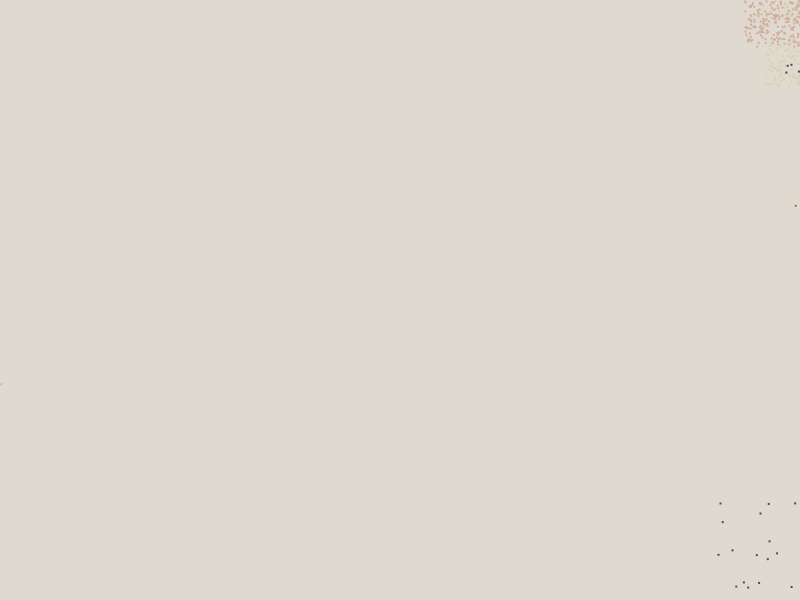
Frame 1 (no input)
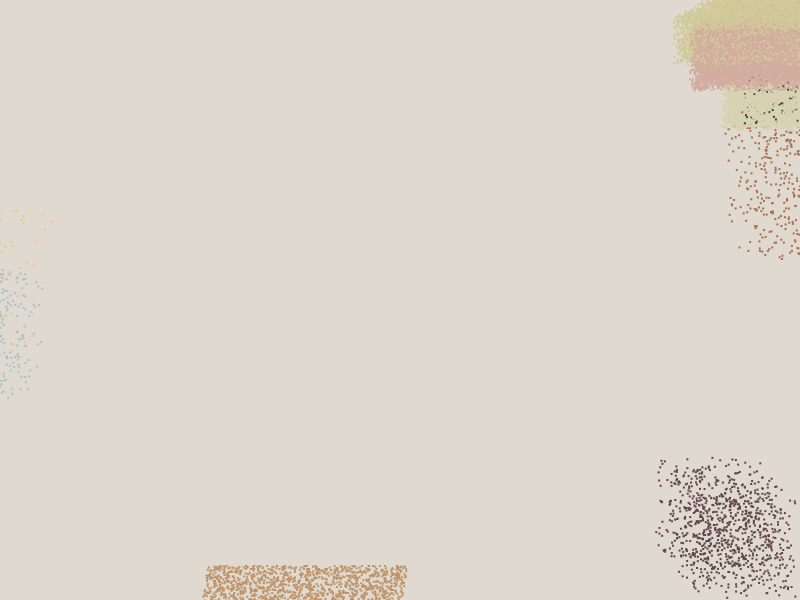
Frame 60 (the mouse pressed at the canvas centre just before this capture)
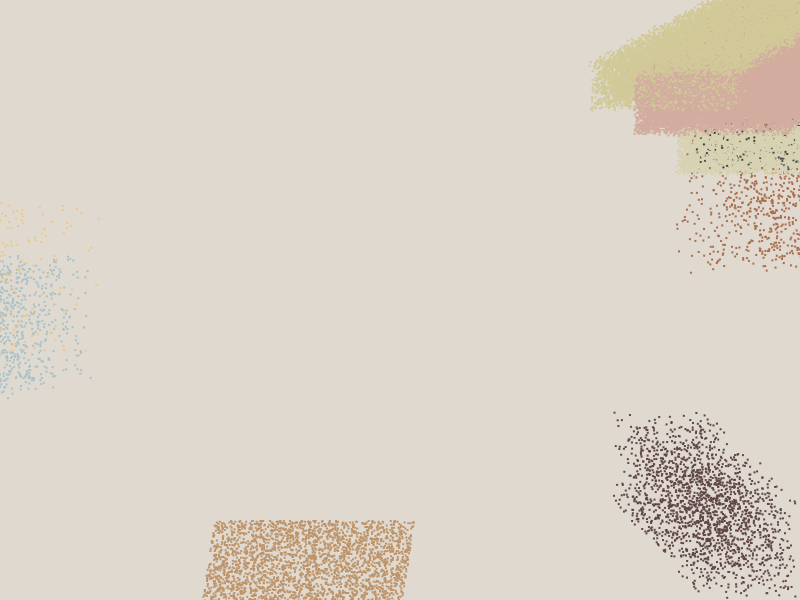
Frame 120 (the mouse held since frame 60 and released just before this capture)

The Processing sketch that drew these frames (run headless with seeded random() and noise(); from frame 60 on, the mouse is pressed at the canvas centre):

// Processing sketch: processing_44440
// ── processing_44440.pde

int numCountries = 10;
int numDecades = 18;

float xspeed;
float yspeed;

float xOrigin;
float yOrigin;


// 2D Array:
int[][] imByDec = new int[numCountries][numDecades];

// Extra arrays for you to keep track or display stuff on stage:
String[] country = new String[numCountries];
String[] decade = new String[numDecades];

//Migrating Objects
Person newPerson;



void setup() {
  size (800,600);
  background (224,217,207);
  newPerson = new Person();


  // Set up names:
  country[0] = "Germ";
  country[1] = "Ireland";
  country[2] = "Italy";
  country[3] = "Pol";
  country[4] = "UK";
  country[5] = "China";
  country[6] = "India";
  country[7] = "Japan";
  country[8] = "Mex";
  country[9] = "Africa";


  decade[0] = "1820s";
  decade[1] = "1830s";
  decade[2] = "1840s";
  decade[3] = "1850s";
  decade[4] = "1860s";
  decade[5] = "1870s";
  decade[6] = "1880s";
  decade[7] = "1890s";
  decade[8] = "1900s";
  decade[9] = "1910s";
  decade[10] = "1920s";
  decade[11] = "1930s";
  decade[12] = "1940s";
  decade[13] = "1950s";
  decade[14] = "1960s";
  decade[15] = "1970s";
  decade[16] = "1980s";
  decade[17] = "1990s";



  // GERMANY
  imByDec[0][0] = 6761;  // Germ 1820s
  imByDec[0][1] = 152454;  // Germ 1830s
  imByDec[0][2] = 434626;  // Germ 1840s
  imByDec[0][3] = 951667;  // Germ 1850s
  imByDec[0][4] = 787468;  // Germ 1860s
  imByDec[0][5] = 718182;  // Germ 1870s
  imByDec[0][6] = 1452970;  // Germ 1880s
  imByDec[0][7] = 505152;  // Germ 1890s
  imByDec[0][8] = 341498;  // Germ 1910s
  imByDec[0][9] = 143945;  // Germ 1910s
  imByDec[0][10] = 412212;  // Germ 1920s
  imByDec[0][11] = 114058;  // Germ 1930s
  imByDec[0][12] = 226578;  // Germ 1940s
  imByDec[0][13] = 477765;  // Germ 1950s
  imByDec[0][14] = 190796;  // Germ 1960s
  imByDec[0][15] = 74414;  // Germ 1970s
  imByDec[0][16] = 91961;  // Germ 1980s
  imByDec[0][17] = 92606;  // Germ 1990s

  // IRELAND
  imByDec[1][0] = 50724;  // Ireland 1820s
  imByDec[1][1] = 207381;  // Ireland 1830s
  imByDec[1][2] = 780719;  // Ireland 1840s
  imByDec[1][3] = 914119;  // Ireland 1850s
  imByDec[1][4] = 435778;  // Ireland 1860s
  imByDec[1][5] = 436871;  // Ireland 1870s
  imByDec[1][6] = 655482;  // Ireland 1880s
  imByDec[1][7] = 388416;  // Ireland 1890s
  imByDec[1][8] = 339065;  // Ireland 1900s
  imByDec[1][9] = 146181;  // Ireland 1910s
  imByDec[1][10] = 211234;  // Ireland 1920s
  imByDec[1][11] = 10973;  // Ireland 1930s
  imByDec[1][12] = 19789;  // Ireland 1940s
  imByDec[1][13] = 48362;  // Ireland 1950s
  imByDec[1][14] = 32966;  // Ireland 1960s
  imByDec[1][15] = 11490;  // Ireland 1970s
  imByDec[1][16] = 31969;  // Ireland 1980s
  imByDec[1][17] = 56950;  // Ireland 1990s

  // ITALY
  imByDec[2][0] = 409;  // Italy 1820s
  imByDec[2][1] = 2253;  // Italy 1830s
  imByDec[2][2] = 1870;  // Italy 1840s
  imByDec[2][3] = 9231;  // Italy 1850s
  imByDec[2][4] = 11725;  // Italy 1860s
  imByDec[2][5] = 55759;  // Italy 1870s
  imByDec[2][6] = 307309;  // Italy 1880s
  imByDec[2][7] = 651893;  // Italy 1890s
  imByDec[2][8] = 2045877;  // Italy 1900s
  imByDec[2][9] = 1109524;  // Italy 1910s
  imByDec[2][10] = 455315;  // Italy 1920s
  imByDec[2][11] = 68028;  // Italy 1930s
  imByDec[2][12] = 57661;  // Italy 1940s
  imByDec[2][13] = 185491;  // Italy 1950s
  imByDec[2][14] = 214111;  // Italy 1960s
  imByDec[2][15] = 129368;  // Italy 1970s
  imByDec[2][16] = 67254;  // Italy 1980s
  imByDec[2][17] = 62722;  // Italy 1990s

  // POLAND
  imByDec[3][0] = 16;  // Pol 1820s
  imByDec[3][1] = 369;  // Pol 1830s
  imByDec[3][2] = 105;  // Pol 1840s
  imByDec[3][3] = 1164;  // Pol 1850s
  imByDec[3][4] = 2027;  // Pol 1860s
  imByDec[3][5] = 12970;  // Pol 1870s
  imByDec[3][6] = 51806;  // Pol 1880s
  imByDec[3][7] = 96720;  // Pol 1890s
  //imByDec[3][8] = 0;  // Pol 1900s
  imByDec[3][9] = 4813;  // Pol 1910s
  imByDec[3][10] = 227734;  // Pol 1920s
  imByDec[3][11] = 17026;  // Pol 1930s
  imByDec[3][12] = 7571;  // Pol 1940s
  imByDec[3][13] = 9985;  // Pol 1950s
  imByDec[3][14] = 53539;  // Pol 1960s
  imByDec[3][15] = 37234;  // Pol 1970s
  imByDec[3][16] = 83252;  // Pol 1980s
  imByDec[3][17] = 163747;  // Pol 1990s

  // UK
  imByDec[4][0] = 25079;  // UK 1820s
  imByDec[4][1] = 75810;  // UK 1830s
  imByDec[4][2] = 267044;  // UK 1840s
  imByDec[4][3] = 423974;  // UK 1850s
  imByDec[4][4] = 606896;  // UK 1860s
  imByDec[4][5] = 548043;  // UK 1870s
  imByDec[4][6] = 807357;  // UK 1880s
  imByDec[4][7] = 271538;  // UK 1890s
  imByDec[4][8] = 525950;  // UK 1900s
  imByDec[4][9] = 341408;  // UK 1910s
  imByDec[4][10] = 339570;  // UK 1920s
  imByDec[4][11] = 31572;  // UK 1930s
  imByDec[4][12] = 139306;  // UK 1940s
  imByDec[4][13] = 202824;  // UK 1950s
  imByDec[4][14] = 213822;  // UK 1960s
  imByDec[4][15] = 137374;  // UK 1970s
  imByDec[4][16] = 159173;  // UK 1980s
  imByDec[4][17] = 151866;  // UK 1990s

  // CHINA
  imByDec[5][0] = 2;  // China 1820s
  imByDec[5][1] = 8;  // China 1830s
  imByDec[5][2] = 35;  // China 1840s
  imByDec[5][3] = 41397;  // China 1850s
  imByDec[5][4] = 64301;  // China 1860s
  imByDec[5][5] = 123201;  // China 1870s
  imByDec[5][6] = 61711;  // China 1880s
  imByDec[5][7] = 14799;  // China 1890s
  imByDec[5][8] = 20605;  // China 1900s
  imByDec[5][9] = 21278;  // China 1910s
  imByDec[5][10] = 29907;  // China 1920s
  imByDec[5][11] = 4928;  // China 1930s
  imByDec[5][12] = 16709;  // China 1940s
  imByDec[5][13] = 9657;  // China 1950s
  imByDec[5][14] = 34764;  // China 1960s
  imByDec[5][15] = 124326;  // China 1970s
  imByDec[5][16] = 346747;  // China 1980s
  imByDec[5][17] = 419114;  // China 1990s


  // INDIA
  imByDec[6][0] = 8;  // India 1820s
  imByDec[6][1] = 39;  // India 1830s
  imByDec[6][2] = 36;  // India 1840s
  imByDec[6][3] = 43;  // India 1850s
  imByDec[6][4] = 69;  // India 1860s
  imByDec[6][5] = 163;  // India 1870s
  imByDec[6][6] = 269;  // India 1880s
  imByDec[6][7] = 68;  // India 1890s
  imByDec[6][8] = 4713;  // India 1900s
  imByDec[6][9] = 2082;  // India 1910s
  imByDec[6][10] = 1886;  // India 1920s
  imByDec[6][11] = 496;  // India 1930s
  imByDec[6][12] = 1761;  // India 1940s
  imByDec[6][13] = 1973;  // India 1950s
  imByDec[6][14] = 27189;  // India 1960s
  imByDec[6][15] = 164134;  // India 1970s
  imByDec[6][16] = 250786;  // India 1980s
  imByDec[6][17] = 363060;  // India 1990s

  // JAPAN
  //imByDec[7][0] = ;  // Japan 1820s
  //imByDec[7][1] = ;  // Japan 1830s
  //imByDec[7][2] = ;  // Japan 1840s
  //imByDec[7][3] = ;  // Japan 1850s
  imByDec[7][4] = 186;  // Japan 1860s
  imByDec[7][5] = 149;  // Japan 1870s
  imByDec[7][6] = 2270;  // Japan 1880s
  imByDec[7][7] = 25942;  // Japan 1890s
  imByDec[7][8] = 129797;  // Japan 1900s
  imByDec[7][9] = 83837;  // Japan 1910s
  imByDec[7][10] = 33462;  // Japan 1920s
  imByDec[7][11] = 1948;  // Japan 1930s
  imByDec[7][12] = 1555;  // Japan 1940s
  imByDec[7][13] = 46250;  // Japan 1950s
  imByDec[7][14] = 39988;  // Japan 1960s
  imByDec[7][15] = 267638;  // Japan 1970s
  imByDec[7][16] = 333746;  // Japan 1980s
  imByDec[7][17] = 164166;  // Japan 1990s

  // MEXICO
  imByDec[8][0] = 4817;  // Mex 1820s
  imByDec[8][1] = 6599;  // Mex 1830s
  imByDec[8][2] = 3271;  // Mex 1840s
  imByDec[8][3] = 3078;  // Mex 1850s
  imByDec[8][4] = 2191;  // Mex 1860s
  imByDec[8][5] = 5162;  // Mex 1870s
  //imByDec[8][6] = 1913;  // Mex 1880s
  //imByDec[8][7] = 971;  // Mex 1890s
  imByDec[8][8] = 49642;  // Mex 1900s
  imByDec[8][9] = 219004;  // Mex 1910s
  imByDec[8][10] = 459287;  // Mex 1920s
  imByDec[8][11] = 22319;  // Mex 1930s
  imByDec[8][12] = 60589;  // Mex 1940s
  imByDec[8][13] = 299811;  // Mex 1950s
  imByDec[8][14] = 453937;  // Mex 1960s
  imByDec[8][15] = 640294;  // Mex 1970s
  imByDec[8][16] = 1655843;  // Mex 1980s
  imByDec[8][17] = 2249421;  // Mex 1990s

  // AFRICA
  imByDec[9][0] = 16;  // Africa 1820s
  imByDec[9][1] = 54;  // Africa 1830s
  imByDec[9][2] = 55;  // Africa 1840s
  imByDec[9][3] = 210;  // Africa 1850s
  imByDec[9][4] = 312;  // Africa 1860s
  imByDec[9][5] = 358;  // Africa 1870s
  imByDec[9][6] = 857;  // Africa 1880s
  imByDec[9][7] = 350;  // Africa 1890s
  imByDec[9][8] = 7368;  // Africa 1900s
  imByDec[9][9] = 8443;  // Africa 1910s
  imByDec[9][10] = 6286;  // Africa 1920s
  imByDec[9][11] = 1750;  // Africa 1930s
  imByDec[9][12] = 7367;  // Africa 1940s
  imByDec[9][13] = 14092;  // Africa 1950s
  imByDec[9][14] = 28954;  // Africa 1960s
  imByDec[9][15] = 80779;  // Africa 1970s
  imByDec[9][16] = 176893;  // Africa 1980s
  imByDec[9][17] = 354939;  // Africa 1990s
}


void draw () {
  xspeed = .75 + xspeed;
  yspeed = .75 + yspeed;

  //GERMANY
  int[] germArray = imByDec[0];
  for (int i=0; i<imByDec[0][0]/20; i++) {
    float germXorigin = random(765, width+100);
    float germYorigin = random(40, 85);
    noStroke();
    fill(215,210,178);
    rect(germXorigin-xspeed, germYorigin+yspeed, 2,2);
  }

  //IRELAND
  int[] irelandArray = imByDec[1];
  for (int i=0; i<imByDec[1][0]/200; i++) {
    float irelandXorigin = random(755, width+100);
    float irelandYorigin = random(-30, 20);
    noStroke();
    fill(209,201,152);
    rect(irelandXorigin-xspeed*1.85, irelandYorigin+yspeed, 2,2);
    constrain(irelandXorigin,150,150);
  }

  //ITALY
  int[] italyArray = imByDec[2];
  for (int i=0; i<imByDec[2][0]/40; i++) {
    float italyXorigin = random(765, width+100);
    float italyYorigin = random(100, 250);
    noStroke();
    fill(170,109,78);
    rect(italyXorigin-xspeed, italyYorigin+.25*yspeed, 2,2);
  }
  
    //POLAND
  int[] polArray = imByDec[3];
  for (int i=0; i<imByDec[3][0]; i++) {
    float polXorigin = random(785, width+100);
    float polYorigin = random(35, 80);
    noStroke();
    fill(63,68,74);
    rect(polXorigin-xspeed, polYorigin+yspeed, 2,2);
  }
  
      //UK
  int[] ukArray = imByDec[4];
  for (int i=0; i<imByDec[4][0]/40; i++) {
    float ukXorigin = random(745, width+100);
    float ukYorigin = random(-15, 45);
    noStroke();
    fill(210,172,159);
    rect(ukXorigin-xspeed*1.25, ukYorigin+yspeed, 2,2);
  }
  
      //CHINA
  int[] chinaArray = imByDec[5];
  for (int i=0; i<imByDec[5][0]; i++) {
    float chinaXorigin = random(-100, 10);
    float chinaYorigin = random(200, 350);
    noStroke();
    fill(239,198,136);
    rect(chinaXorigin+xspeed, chinaYorigin, 2,2);
  }
  
  //INDIA
  int[] indiaArray = imByDec[6];
  for (int i=0; i<imByDec[6][0]; i++) {
    float indiaXorigin = random(-100, 0);
    float indiaYorigin = random(275, 400);
    noStroke();
    fill(168,193,200);
    rect(indiaXorigin+xspeed, (indiaYorigin-.25*yspeed), 2,2);
  }
  
  //JAPAN
  int[] japanArray = imByDec[7];
  for (int i=0; i<imByDec[7][0]; i++) {
    float japanXorigin = random(-10, 20);
    float japanYorigin = random(190, 250);
    noStroke();
    fill(148,99,92);
    rect(japanXorigin+xspeed, japanYorigin, 2,2);
  }
  
    //MEXICO
  int[] mexArray = imByDec[8];
  for (int i=0; i<imByDec[8][0]/200; i++) {
    float mexXorigin = random(width/4, width/2);
    float mexYorigin = random(height+10, height);
    noStroke();
    fill(189,147,105);
    rect(mexXorigin+xspeed*.15, mexYorigin-yspeed, 2,2);
  }

  //AFRICA
  int[] africaArray = imByDec[9]; // get the array at position 9
  for(int i = 0; i<imByDec[9][0]; i++) {
    float africaXorigin = random(width-100, width);
    float africaYorigin = random(500, height);
    noStroke();
    fill(94,69,72);
    rect(africaXorigin-xspeed, africaYorigin-yspeed, 2,2);

    //for(int i = 0; i < africaArray.length; i++){
    //  ellipse(imByDec[9][0],imByDec[9][3],40,40);
  }


}
class Person {
  color c;
  float xpos;
  float ypos;
  float xspeed;
  Person() {
    c = color(255);
    xpos = width/2;
    ypos = height/2;
    xspeed = .005;
  }
  void display() {
    ellipseMode(CENTER);
    fill(c);
    ellipse(xpos,ypos, 20,20);
  }
  void move() {
    xpos = xpos+xspeed;
    if(xpos > width) {
      xpos = 0;
    }
  }
}
